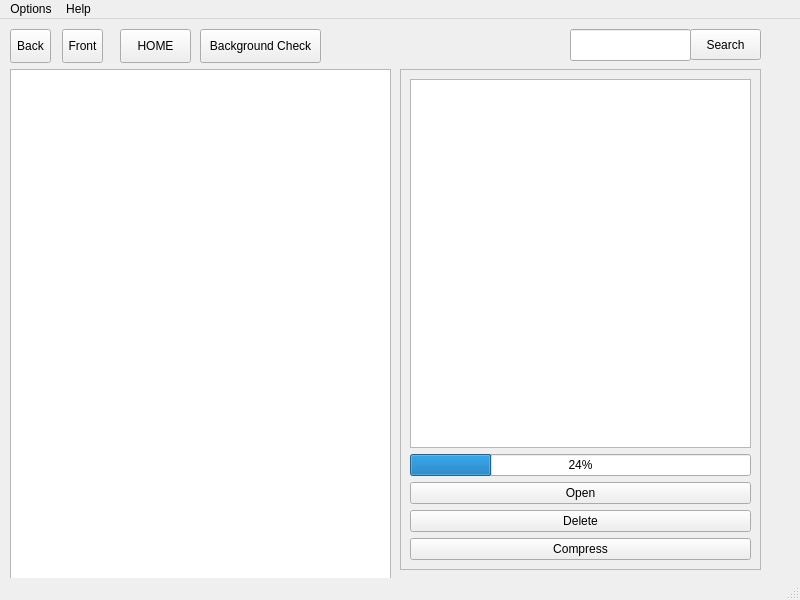
<?xml version="1.0" encoding="UTF-8"?>
<ui version="4.0">
 <class>MainWindow</class>
 <widget class="QMainWindow" name="MainWindow">
  <property name="geometry">
   <rect>
    <x>0</x>
    <y>0</y>
    <width>800</width>
    <height>600</height>
   </rect>
  </property>
  <property name="windowTitle">
   <string>MainWindow</string>
  </property>
  <widget class="QWidget" name="centralwidget">
   <widget class="QTableWidget" name="tableWidget">
    <property name="geometry">
     <rect>
      <x>10</x>
      <y>50</y>
      <width>381</width>
      <height>511</height>
     </rect>
    </property>
   </widget>
   <widget class="QFrame" name="frame">
    <property name="geometry">
     <rect>
      <x>400</x>
      <y>50</y>
      <width>361</width>
      <height>501</height>
     </rect>
    </property>
    <property name="frameShape">
     <enum>QFrame::StyledPanel</enum>
    </property>
    <property name="frameShadow">
     <enum>QFrame::Raised</enum>
    </property>
    <layout class="QVBoxLayout" name="verticalLayout">
     <item>
      <widget class="QTextBrowser" name="fileProperties">
       <property name="html">
        <string>&lt;!DOCTYPE HTML PUBLIC &quot;-//W3C//DTD HTML 4.0//EN&quot; &quot;http://www.w3.org/TR/REC-html40/strict.dtd&quot;&gt;
&lt;html&gt;&lt;head&gt;&lt;meta name=&quot;qrichtext&quot; content=&quot;1&quot; /&gt;&lt;style type=&quot;text/css&quot;&gt;
p, li { white-space: pre-wrap; }
&lt;/style&gt;&lt;/head&gt;&lt;body style=&quot; font-family:'Noto Sans'; font-size:10pt; font-weight:400; font-style:normal;&quot;&gt;
&lt;p style=&quot;-qt-paragraph-type:empty; margin-top:0px; margin-bottom:0px; margin-left:0px; margin-right:0px; -qt-block-indent:0; text-indent:0px;&quot;&gt;&lt;br /&gt;&lt;/p&gt;&lt;/body&gt;&lt;/html&gt;</string>
       </property>
      </widget>
     </item>
     <item>
      <widget class="QProgressBar" name="progressBar">
       <property name="value">
        <number>24</number>
       </property>
      </widget>
     </item>
     <item>
      <widget class="QPushButton" name="btnOpen">
       <property name="text">
        <string>Open</string>
       </property>
      </widget>
     </item>
     <item>
      <widget class="QPushButton" name="btnDelete">
       <property name="text">
        <string>Delete</string>
       </property>
      </widget>
     </item>
     <item>
      <widget class="QPushButton" name="btnCompress">
       <property name="text">
        <string>Compress</string>
       </property>
      </widget>
     </item>
    </layout>
   </widget>
   <widget class="QToolButton" name="btnBack">
    <property name="geometry">
     <rect>
      <x>10</x>
      <y>10</y>
      <width>41</width>
      <height>34</height>
     </rect>
    </property>
    <property name="text">
     <string>Back</string>
    </property>
    <property name="icon">
     <iconset theme="go-previous">
      <normaloff>.</normaloff>.</iconset>
    </property>
   </widget>
   <widget class="QToolButton" name="btnFront">
    <property name="geometry">
     <rect>
      <x>62</x>
      <y>10</y>
      <width>41</width>
      <height>34</height>
     </rect>
    </property>
    <property name="text">
     <string>Front</string>
    </property>
    <property name="icon">
     <iconset theme="go-next">
      <normaloff>.</normaloff>.</iconset>
    </property>
   </widget>
   <widget class="QLabel" name="lblCurrentPath">
    <property name="geometry">
     <rect>
      <x>330</x>
      <y>10</y>
      <width>371</width>
      <height>31</height>
     </rect>
    </property>
    <property name="text">
     <string/>
    </property>
   </widget>
   <widget class="QLineEdit" name="searchText">
    <property name="geometry">
     <rect>
      <x>570</x>
      <y>10</y>
      <width>121</width>
      <height>32</height>
     </rect>
    </property>
   </widget>
   <widget class="QPushButton" name="btnSearch">
    <property name="geometry">
     <rect>
      <x>690</x>
      <y>10</y>
      <width>71</width>
      <height>31</height>
     </rect>
    </property>
    <property name="text">
     <string>Search</string>
    </property>
    <property name="icon">
     <iconset theme="search">
      <normaloff>.</normaloff>.</iconset>
    </property>
   </widget>
   <widget class="QPushButton" name="btnHome">
    <property name="geometry">
     <rect>
      <x>120</x>
      <y>10</y>
      <width>71</width>
      <height>34</height>
     </rect>
    </property>
    <property name="text">
     <string>HOME</string>
    </property>
    <property name="icon">
     <iconset theme="home">
      <normaloff>.</normaloff>.</iconset>
    </property>
   </widget>
   <widget class="QPushButton" name="btnBackCheck">
    <property name="geometry">
     <rect>
      <x>200</x>
      <y>10</y>
      <width>121</width>
      <height>34</height>
     </rect>
    </property>
    <property name="text">
     <string>Background Check</string>
    </property>
   </widget>
  </widget>
  <widget class="QMenuBar" name="menubar">
   <property name="geometry">
    <rect>
     <x>0</x>
     <y>0</y>
     <width>800</width>
     <height>30</height>
    </rect>
   </property>
   <widget class="QMenu" name="menuOptions">
    <property name="title">
     <string>Options</string>
    </property>
    <addaction name="actionThresholdSize"/>
   </widget>
   <widget class="QMenu" name="menuHelp">
    <property name="title">
     <string>Help</string>
    </property>
    <addaction name="actionFunctions"/>
   </widget>
   <addaction name="menuOptions"/>
   <addaction name="menuHelp"/>
  </widget>
  <widget class="QStatusBar" name="statusbar"/>
  <action name="actionFunctions">
   <property name="text">
    <string>Documentation</string>
   </property>
  </action>
  <action name="actionThresholdSize">
   <property name="text">
    <string>Threshold Size</string>
   </property>
  </action>
  <action name="actionCheck_Time">
   <property name="text">
    <string>Check Time</string>
   </property>
  </action>
 </widget>
 <resources/>
 <connections/>
</ui>
